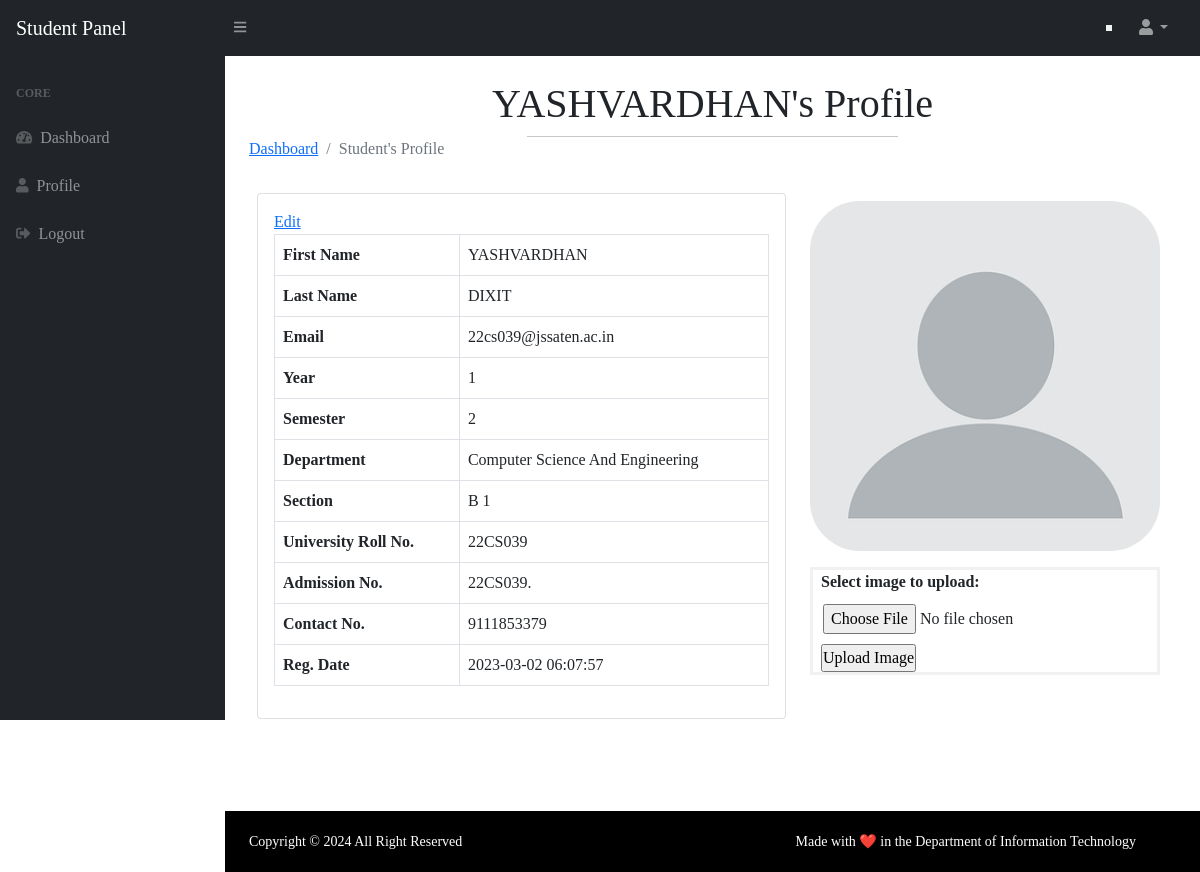
The page /profile.php (signed in) on the database as committed earlier.
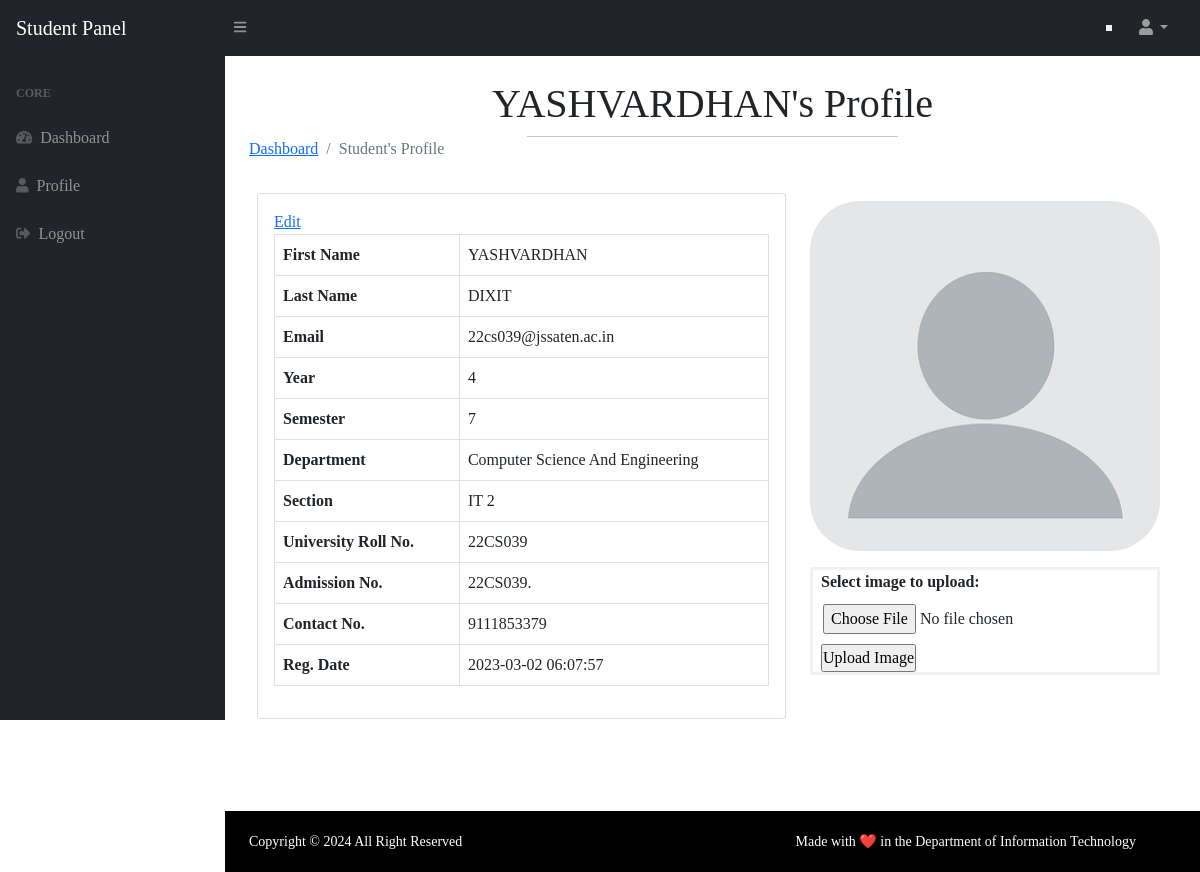
The same page on the database as committed later.
### tables this page shows
CREATE TABLE `users` (
  `id` int(11) NOT NULL,
  `year` int(11) DEFAULT NULL,
  `semester` int(11) DEFAULT NULL,
  `department` varchar(255) NOT NULL,
  `section` varchar(255) DEFAULT NULL,
  `fname` varchar(255) DEFAULT NULL,
  `lname` varchar(255) DEFAULT NULL,
  `email` varchar(255) DEFAULT NULL,
  `urollno` varchar(13) DEFAULT NULL,
  `addno` varchar(9) DEFAULT NULL,
  `password` varchar(300) DEFAULT NULL,
  `contactno` varchar(11) DEFAULT NULL,
  `img` varchar(255) DEFAULT NULL,
  `posting_date` timestamp NOT NULL DEFAULT current_timestamp(),
  `feedback` int(11) NOT NULL DEFAULT 0,
  `activationcode` varchar(255) NOT NULL,
  `status` int(11) NOT NULL
);

### profile.php (the view, shortened to what this page needs)
<?php session_start();
include_once('includes/config.php');
if (strlen($_SESSION['id'] == 0)) {
    header('location:logout.php');
} else {
?>
    <!DOCTYPE html>
    <html lang="en">
    <head>
        <link href="https://cdn.jsdelivr.net/npm/simple-datatables@latest/dist/style.css" rel="stylesheet" />
        <link href="css/styles.css" rel="stylesheet" />
        <link href="css/style.css" rel="stylesheet" />
    </head>
    <body class="sb-nav-fixed">
        <?php include_once('includes/navbar.php'); ?>
        <div id="layoutSidenav">
            <?php include_once('includes/sidebar.php'); ?>
            <div id="layoutSidenav_content">
                <main>
                    <div class="container-fluid px-4">
                        <?php
                        $userid = $_SESSION['id'];
                        $query = mysqli_query($con, "select * from users where id='$userid'");
                        while ($result = mysqli_fetch_array($query)) { ?>
                            <h1 class="mt-4"><?php echo $result['fname']; ?>'s Profile</h1>
                            <hr>
                            <ol class="breadcrumb mb-4">
                                <li class="breadcrumb-item"><a href="welcome.php">Dashboard</a></li>
                                <li class="breadcrumb-item active">Student's Profile</li>
                            </ol>
                            <div class="d-flex bd-highlight">
                                <div class="p-2 flex-fill bd-highlight">
                                    <div class="card mb-4">
                                        <div class="card-body">
                                            <a href="edit-profile.php">Edit</a>
                                            <table class="table table-bordered">
                                                <tr>
                                                    <th>First Name</th>
                                                    <td><?php echo $result['fname']; ?></td>
                                                </tr>
                                                <tr>
                                                    <th>Last Name</th>
                                                    <td><?php echo $result['lname']; ?></td>
                                                </tr>
                                                <tr>
                                                    <th>Email</th>
                                                    <td colspan="3"><?php echo $result['email']; ?></td>
                                                </tr>
                                                <tr>
                                                    <th>Year</th>
                                                    <td colspan="3"><?php echo $result['year']; ?></td>
                                                </tr>
                                                <tr>
                                                    <th>Semester</th>
                                                    <td colspan="3"><?php echo $result['semester']; ?></td>
                                                </tr>
                                                <tr>
                                                    <th>Department</th>
                                                    <td colspan="3"><?php echo $result['department']; ?></td>
                                                </tr>
                                                <tr>
                                                    <th>Section</th>
                                                    <td colspan="3"><?php echo $result['section']; ?></td>
                                                </tr>
                                                <tr>
                                                    <th>University Roll No.</th>
                                                    <td colspan="3"><?php echo $result['urollno']; ?></td>
                                                </tr>
                                                <tr>
                                                    <th>Admission No.</th>
                                                    <td colspan="3"><?php echo $result['addno']; ?></td>
                                                </tr>
                                                <tr>
                                                    <th>Contact No.</th>
                                                    <td colspan="3"><?php echo $result['contactno']; ?></td>
                                                </tr>
                                                <tr>
                                                    <th>Reg. Date</th>
                                                    <td colspan="3"><?php echo $result['posting_date']; ?></td>
                                                </tr>
                                            </table>
                                        </div>
                                    </div>
                                </div>
                                <div class="p-2 bd-highlight  d-flex justify-content-center">
                                    <div class="d-flex flex-column bd-highlight mb-3">
                                        <div class="p-2 bd-highlight">
                                            <?php
                                            $q = mysqli_query($con, "select img from users where id='" . $_SESSION['id'] . "'");
                                            $row = mysqli_fetch_assoc($q);
                                            if (!isset($row['img']))
                                            {
                                            ?>
                                                <a href="#"><img style="border-radius:50px" src="assets/img/stuimg.webp" width="350" height="350" alt="not found" /></a>
                                            <?php
                                            } else {
                                            ?>
                                                <a href="#"><img style="border-radius:50px" src="uploads/<?php echo $row['img']; ?>" width="350" height="350" alt="not found" /></a>
                                            <?php
                                            }
                                            ?>
                                        </div>
                                        <div class="p-2 bd-highlight">
                                            <form action="upload.php" method="post" enctype="multipart/form-data">
                                                <b class="mx-2">Select image to upload:</b> <br>
                                                <input type="file" name="fileToUpload" id="fileToUpload" style="padding:10px;"> <br>
                                                <div class="mx-2"><input type="submit" value="Upload Image" name="submit"></div>
                                            </form>
                                        </div>
                                    </div>
                                </div>
                            </div>
                        <?php } ?>
                    </div>
                </main>
                <?php include_once('includes/footer.php'); ?>
            </div>
        </div>
    </body>
    </html>
<?php } ?>

### includes/navbar.php (shortened to what this page needs)
<nav class="sb-topnav navbar navbar-expand navbar-dark bg-dark">
    <a class="navbar-brand ps-3" href="welcome.php">Student Panel</a>
    <button class="btn btn-link btn-sm order-1 order-lg-0 me-4 me-lg-0" id="sidebarToggle" href="#!"><i class="fas fa-bars"></i></button>
    <form class="d-none d-md-inline-block form-inline ms-auto me-0 me-md-3 my-2 my-md-0">
    </form>
    <ul class="navbar-nav ms-auto ms-md-0 me-3 me-lg-4">
        <li class="nav-item dropdown">
            <a class="nav-link dropdown-toggle" id="navbarDropdown" href="#" role="button" data-bs-toggle="dropdown" aria-expanded="false"><i class="fas fa-user fa-fw"></i></a>
        </li>
    </ul>
</nav>

### includes/sidebar.php
<div id="layoutSidenav_nav">
    <nav class="sb-sidenav accordion sb-sidenav-dark" id="sidenavAccordion">
        <div class="sb-sidenav-menu">
            <div class="nav">
                <div class="sb-sidenav-menu-heading">Core</div>
                <a class="nav-link" href="welcome.php">
                    <div class="sb-nav-link-icon"><i class="fas fa-tachometer-alt"></i></div>
                    Dashboard
                </a>
                <a class="nav-link" href="profile.php">
                    <div class="sb-nav-link-icon"><i class="fas fa-user"></i></div>
                    Profile
                </a>
                <a class="nav-link" href="logout.php">
                    <div class="sb-nav-link-icon"><i class="fas fa-sign-out-alt"></i></div>
                    Logout
                </a>
            </div>
        </div>
    </nav>
</div>

### includes/footer.php
<div id="layoutAuthentication_footer" style="margin-top: 60px;">
    <footer class="py-4 bg-light mt-auto" style="background-color: black !important">
        <div class="container-fluid px-4">
            <div class="d-flex align-items-center justify-content-between small">
                <div class="text-muted footerLeft">Copyright &copy; <?php echo date('Y'); ?> All Right Reserved</div>
                <div class="footerRight">
                    <a href="https://jssaten.ac.in//pview/IT" target="_blank">Made with ❤️ in the Department of Information Technology</a>
                </div>
            </div>
        </div>
    </footer>
</div>

### css/style.css (style rules this page uses)
* { margin: 0; padding: 0; font-family: 'Times New Roman', Times, serif !important; }
hr { width: 40%; margin: auto !important; }
.footerLeft { float: left; color: white !important; }
.footerRight { float: right; margin-right: 40px; }
.footerRight a { color: white; text-decoration: none; }
form { border: 3px solid #f1f1f1; }

Rows that differ between the two databases and show on the page:
changed users "YASHVARDHAN": year "1" → "4"; semester "2" → "7"; section "B 1" → "IT 2"
